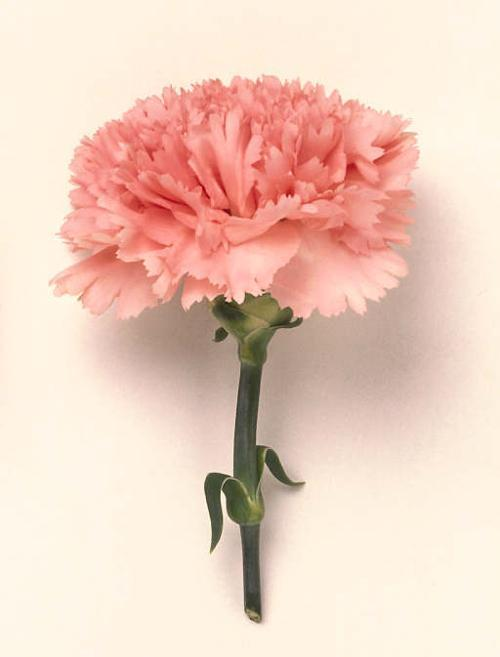
#> input picture conv/31-image_06924.jpg, 500 x 657 px, found by its file name
$ python conv.py
#> lines starting #> are read from the running program, lines starting #| are printed output that depends on the picture
import matplotlib.pyplot as plt
import pylab
import cv2 # pip install opencv-python
import numpy as np

''' 滤波-卷积核 '''
# 锐化
fil1 = np.array([
                [-1, -1, -1],
                [-1,  9, -1],
                [-1, -1, -1]
                ])
# Soble边缘检测 - 水平梯度
fil2 = np.array([
                [-1,  0,  1],
                [-2,  0,  2],
                [-1,  0,  1]
                ])
# Laplacian边缘检测
fil3 = np.array([
                [ 1, 1, 1],
                [ 1, 8, 1],
                [ 1, 1, 1]
                ])


def MyConv(filePath, fil):
#> called with filePath = 'conv/31-image_06924.jpg', fil = array of shape (3, 3)
    img = plt.imread(filePath)                        #在这里读取图片
#> img is the input picture: shape (657, 500, 3); mean R, G, B 237.9, 206.9, 191.9
    # plt.imshow(img)                                     #显示读取的图片
    # pylab.show()

    res = cv2.filter2D(img,-1,fil)                      #使用opencv的卷积函数
    # plt.imsave("conv/31-image_06924-res.jpg",res)

    # plt.imshow(res)                                     #显示卷积后的图片
    # pylab.show()
    return res

if __name__ == "__main__":
    filePath = "conv/31-image_06924.jpg"
    res = MyConv(filePath, fil1)
    plt.imsave("conv/31-image_06924-1.jpg",res)

    res = MyConv(filePath, fil2)
#> call 2 of MyConv, with filePath = 'conv/31-image_06924.jpg', fil = array of shape (3, 3)
#> in MyConv (call 2), `res = cv2.filter2D(img,-1,fil)`:
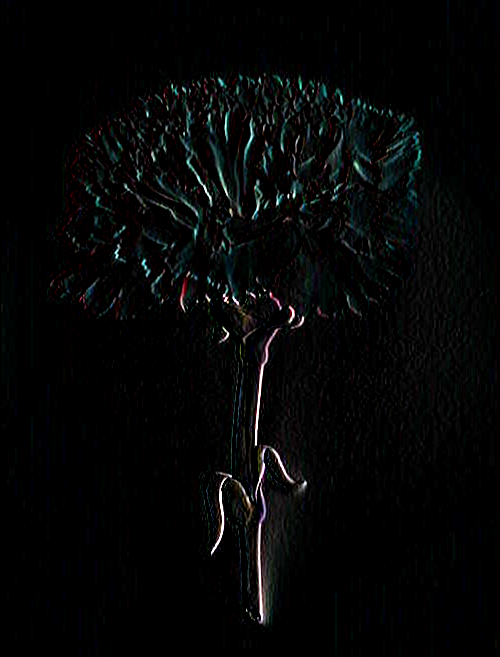
#> res: shape (657, 500, 3); mean R, G, B 5.2, 6.1, 6.1
    plt.imsave("conv/31-image_06924-2.jpg",res)

    res = MyConv(filePath, fil3)
    plt.imsave("conv/31-image_06924-3.jpg",res)

    ##########################

    filePath = "conv/48-image_04666.jpg"
    res = MyConv(filePath, fil1)
#> call 4 of MyConv, with filePath = 'conv/48-image_04666.jpg', fil = array of shape (3, 3)
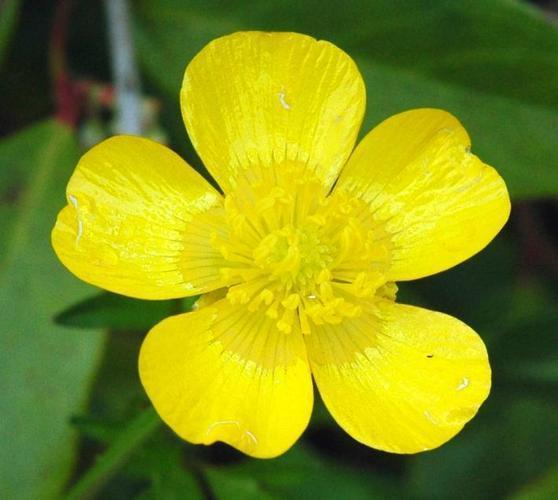
#> input picture conv/48-image_04666.jpg, 558 x 500 px, found by its file name
#> in MyConv, img is the input picture: shape (500, 558, 3); mean R, G, B 132.4, 143.8, 23.2
#> in MyConv (call 4), `res = cv2.filter2D(img,-1,fil)`:
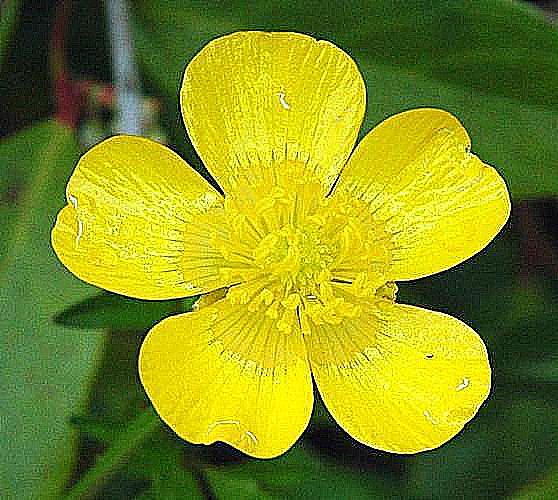
#> res: shape (500, 558, 3); mean R, G, B 130.4, 142.2, 27.2
    plt.imsave("conv/48-image_04666-1.jpg",res)

    res = MyConv(filePath, fil2)
#> in MyConv (call 5), `res = cv2.filter2D(img,-1,fil)`:
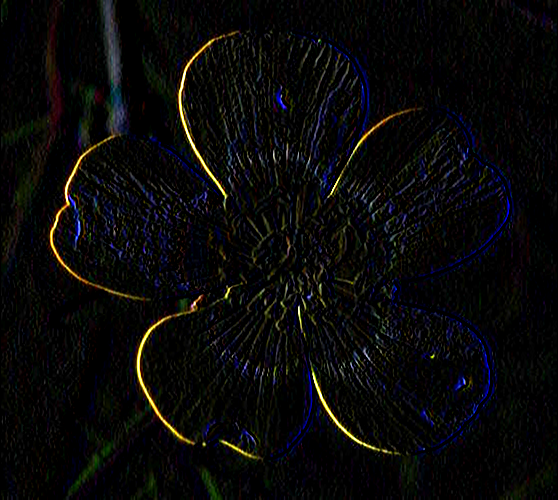
#> res: shape (500, 558, 3); mean R, G, B 9.2, 8.8, 8.7
    plt.imsave("conv/48-image_04666-2.jpg",res)
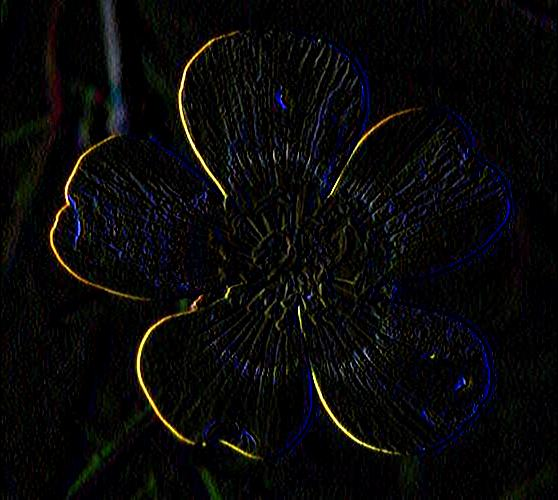
#> saved as 48-image_04666-2.jpg: shape (500, 558, 3); mean R, G, B 9.8, 9.4, 9.9

    res = MyConv(filePath, fil3)
#> in MyConv (call 6), `res = cv2.filter2D(img,-1,fil)`:
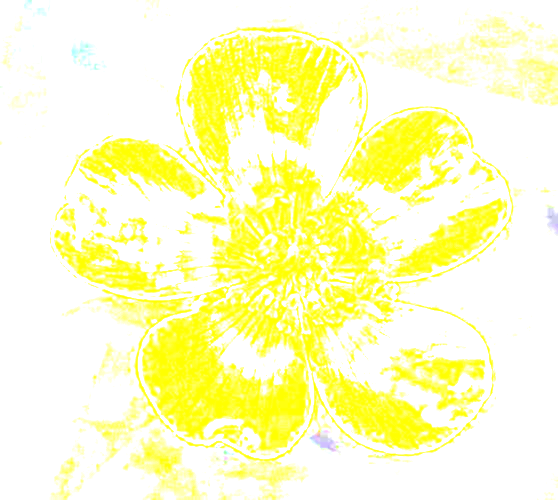
#> res: shape (500, 558, 3); mean R, G, B 254.8, 254.9, 195.4
    plt.imsave("conv/48-image_04666-3.jpg",res)
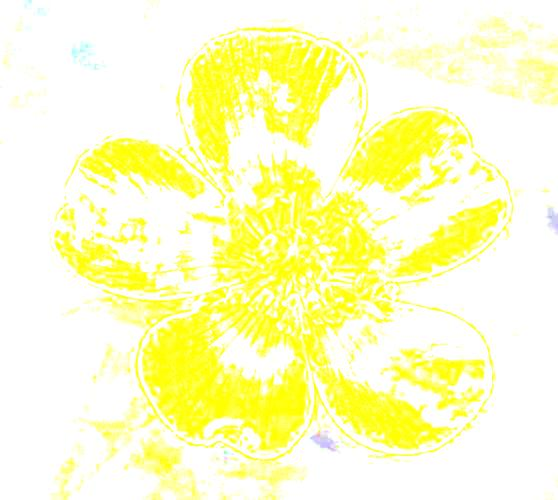
#> saved as 48-image_04666-3.jpg: shape (500, 558, 3); mean R, G, B 253.7, 254.1, 194.7
